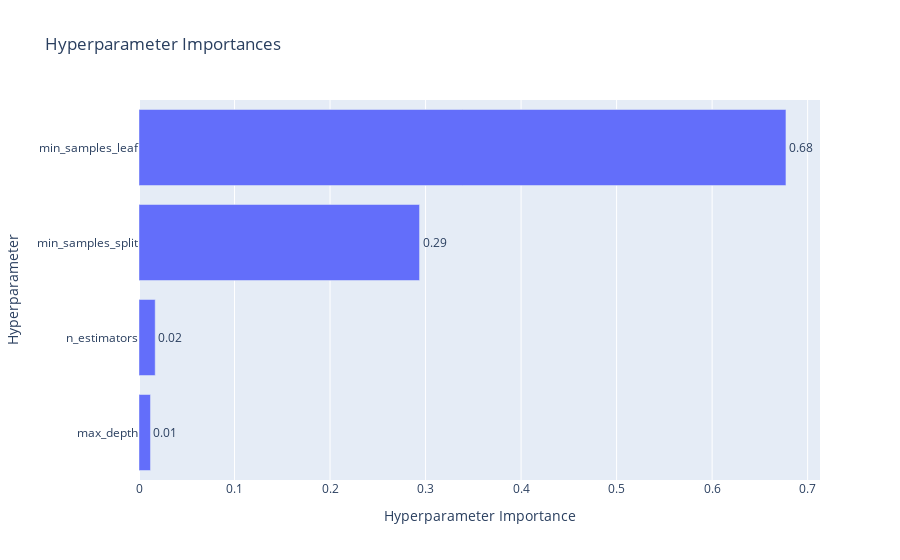

Notebook code cell kept with this figure:
### Code cell
vis.plot_param_importances(study)

### Figure 1 — Plotly figure (JSON) as saved in the notebook; plotly's stock layout.template omitted (floating-point values rounded to 4 significant figures)
{"data": [{"cliponaxis": false, "hovertemplate": ["max_depth (IntDistribution): 0.012007894043200728<extra></extra>", "n_estimators (IntDistribution): 0.01697502059862747<extra></extra>", "min_samples_split (IntDistribution): 0.29371333940954686<extra></extra>", "min_samples_leaf (IntDistribution): 0.677303745948625<extra></extra>"], "name": "Objective Value", "orientation": "h", "text": ["0.01", "0.02", "0.29", "0.68"], "textposition": "outside", "type": "bar", "x": [0.01201, 0.01698, 0.2937, 0.6773], "y": ["max_depth", "n_estimators", "min_samples_split", "min_samples_leaf"]}], "layout": {"title": {"text": "Hyperparameter Importances"}, "xaxis": {"title": {"text": "Hyperparameter Importance"}}, "yaxis": {"title": {"text": "Hyperparameter"}}}}
